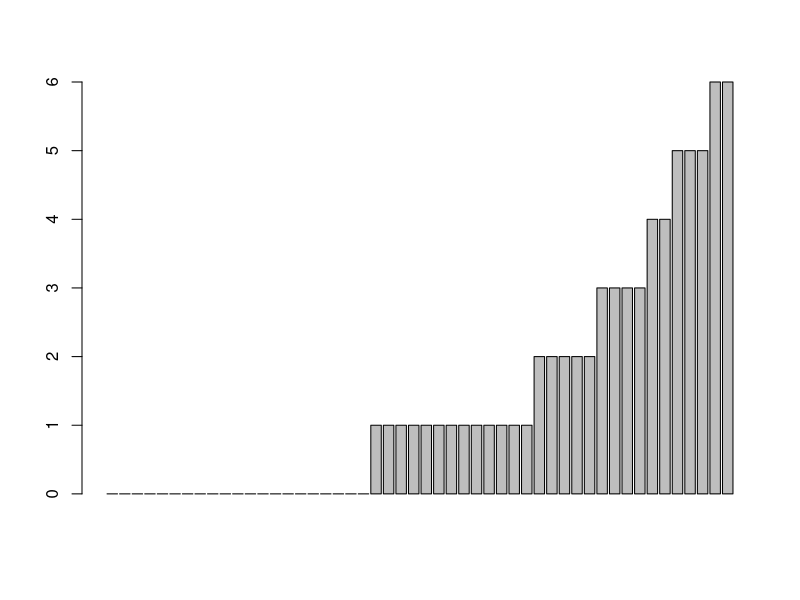
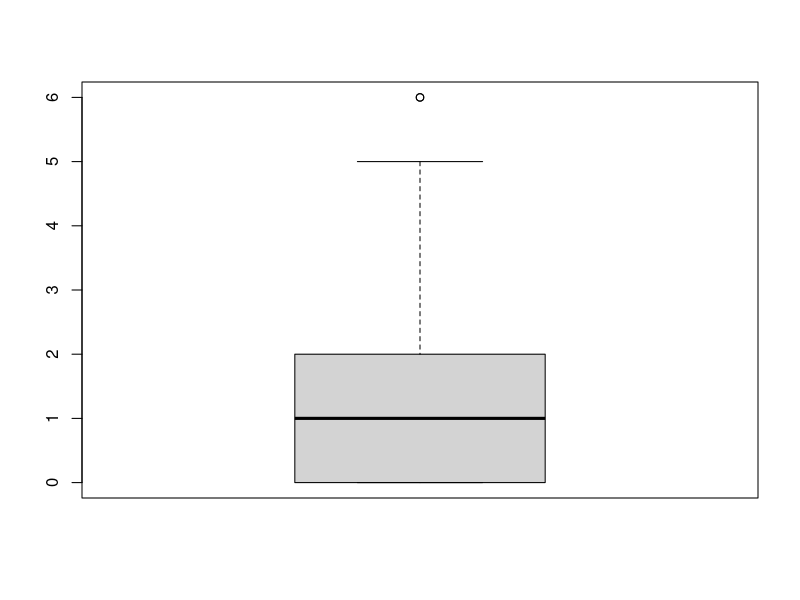

The R source for these figures, in order:
# Exercise 1

Claims <- c(rep(0, 21), rep(1,13), rep(2,5), rep(3,4), rep(4,2), rep(5,3), rep(6,2))

# (c) 
t <- table(Claims)
summary(Claims)

# mean > median => rx-skewed distribution
barplot(Claims)
boxplot(Claims)

# (d)
variance = var(Claims)
stdev = variance ** (0.5)
interval.95 = c(mean(Claims) - 2 * stdev, mean(Claims ) + 2 * stdev)
interval.95
percent.within.2stdev = 1 - length(Claims[Claims >= 5]) / length(Claims)

# => no, only 90% of obs lie within 2 standard deviations
stdev
variance
